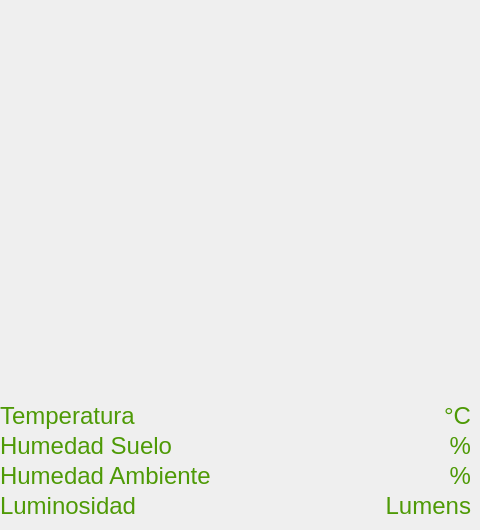
    <widget class="QWidget" name="analiticaTab">
     <attribute name="title">
      <string>Analitica</string>
     </attribute>
     <widget class="QWidget" name="">
      <property name="geometry">
       <rect>
        <x>0</x>
        <y>430</y>
        <width>471</width>
        <height>31</height>
       </rect>
      </property>
      <layout class="QGridLayout" name="gridLayoutHumS">
       <item row="0" column="0">
        <widget class="QLabel" name="lblHumedadSAnalitica">
         <property name="palette">
          <palette>
           <active>
            <colorrole role="WindowText">
             <brush brushstyle="SolidPattern">
              <color alpha="255">
               <red>78</red>
               <green>154</green>
               <blue>6</blue>
              </color>
             </brush>
            </colorrole>
            <colorrole role="Text">
             <brush brushstyle="SolidPattern">
              <color alpha="255">
               <red>78</red>
               <green>154</green>
               <blue>6</blue>
              </color>
             </brush>
            </colorrole>
            <colorrole role="ButtonText">
             <brush brushstyle="SolidPattern">
              <color alpha="255">
               <red>78</red>
               <green>154</green>
               <blue>6</blue>
              </color>
             </brush>
            </colorrole>
           </active>
           <inactive>
            <colorrole role="WindowText">
             <brush brushstyle="SolidPattern">
              <color alpha="255">
               <red>78</red>
               <green>154</green>
               <blue>6</blue>
              </color>
             </brush>
            </colorrole>
            <colorrole role="Text">
             <brush brushstyle="SolidPattern">
              <color alpha="255">
               <red>78</red>
               <green>154</green>
               <blue>6</blue>
              </color>
             </brush>
            </colorrole>
            <colorrole role="ButtonText">
             <brush brushstyle="SolidPattern">
              <color alpha="255">
               <red>78</red>
               <green>154</green>
               <blue>6</blue>
              </color>
             </brush>
            </colorrole>
           </inactive>
           <disabled>
            <colorrole role="WindowText">
             <brush brushstyle="SolidPattern">
              <color alpha="255">
               <red>119</red>
               <green>119</green>
               <blue>118</blue>
              </color>
             </brush>
            </colorrole>
            <colorrole role="Text">
             <brush brushstyle="SolidPattern">
              <color alpha="255">
               <red>119</red>
               <green>119</green>
               <blue>118</blue>
              </color>
             </brush>
            </colorrole>
            <colorrole role="ButtonText">
             <brush brushstyle="SolidPattern">
              <color alpha="255">
               <red>119</red>
               <green>119</green>
               <blue>118</blue>
              </color>
             </brush>
            </colorrole>
           </disabled>
          </palette>
         </property>
         <property name="font">
          <font>
           <pointsize>18</pointsize>
          </font>
         </property>
         <property name="text">
          <string>Humedad Suelo</string>
         </property>
        </widget>
       </item>
       <item row="0" column="1">
        <widget class="QLabel" name="lblHumedadSAnaliticaVal">
         <property name="palette">
          <palette>
           <active>
            <colorrole role="WindowText">
             <brush brushstyle="SolidPattern">
              <color alpha="255">
               <red>78</red>
               <green>154</green>
               <blue>6</blue>
              </color>
             </brush>
            </colorrole>
            <colorrole role="Text">
             <brush brushstyle="SolidPattern">
              <color alpha="255">
               <red>78</red>
               <green>154</green>
               <blue>6</blue>
              </color>
             </brush>
            </colorrole>
            <colorrole role="ButtonText">
             <brush brushstyle="SolidPattern">
              <color alpha="255">
               <red>78</red>
               <green>154</green>
               <blue>6</blue>
              </color>
             </brush>
            </colorrole>
           </active>
           <inactive>
            <colorrole role="WindowText">
             <brush brushstyle="SolidPattern">
              <color alpha="255">
               <red>78</red>
               <green>154</green>
               <blue>6</blue>
              </color>
             </brush>
            </colorrole>
            <colorrole role="Text">
             <brush brushstyle="SolidPattern">
              <color alpha="255">
               <red>78</red>
               <green>154</green>
               <blue>6</blue>
              </color>
             </brush>
            </colorrole>
            <colorrole role="ButtonText">
             <brush brushstyle="SolidPattern">
              <color alpha="255">
               <red>78</red>
               <green>154</green>
               <blue>6</blue>
              </color>
             </brush>
            </colorrole>
           </inactive>
           <disabled>
            <colorrole role="WindowText">
             <brush brushstyle="SolidPattern">
              <color alpha="255">
               <red>119</red>
               <green>119</green>
               <blue>118</blue>
              </color>
             </brush>
            </colorrole>
            <colorrole role="Text">
             <brush brushstyle="SolidPattern">
              <color alpha="255">
               <red>119</red>
               <green>119</green>
               <blue>118</blue>
              </color>
             </brush>
            </colorrole>
            <colorrole role="ButtonText">
             <brush brushstyle="SolidPattern">
              <color alpha="255">
               <red>119</red>
               <green>119</green>
               <blue>118</blue>
              </color>
             </brush>
            </colorrole>
           </disabled>
          </palette>
         </property>
         <property name="font">
          <font>
           <pointsize>18</pointsize>
          </font>
         </property>
         <property name="text">
          <string>%</string>
         </property>
         <property name="alignment">
          <set>Qt::AlignRight|Qt::AlignTrailing|Qt::AlignVCenter</set>
         </property>
        </widget>
       </item>
      </layout>
     </widget>
     <widget class="QWidget" name="">
      <property name="geometry">
       <rect>
        <x>0</x>
        <y>490</y>
        <width>471</width>
        <height>31</height>
       </rect>
      </property>
      <layout class="QGridLayout" name="gridLayoutLum">
       <item row="0" column="0">
        <widget class="QLabel" name="lblLumens">
         <property name="palette">
          <palette>
           <active>
            <colorrole role="WindowText">
             <brush brushstyle="SolidPattern">
              <color alpha="255">
               <red>78</red>
               <green>154</green>
               <blue>6</blue>
              </color>
             </brush>
            </colorrole>
            <colorrole role="Text">
             <brush brushstyle="SolidPattern">
              <color alpha="255">
               <red>78</red>
               <green>154</green>
               <blue>6</blue>
              </color>
             </brush>
            </colorrole>
            <colorrole role="ButtonText">
             <brush brushstyle="SolidPattern">
              <color alpha="255">
               <red>78</red>
               <green>154</green>
               <blue>6</blue>
              </color>
             </brush>
            </colorrole>
           </active>
           <inactive>
            <colorrole role="WindowText">
             <brush brushstyle="SolidPattern">
              <color alpha="255">
               <red>78</red>
               <green>154</green>
               <blue>6</blue>
              </color>
             </brush>
            </colorrole>
            <colorrole role="Text">
             <brush brushstyle="SolidPattern">
              <color alpha="255">
               <red>78</red>
               <green>154</green>
               <blue>6</blue>
              </color>
             </brush>
            </colorrole>
            <colorrole role="ButtonText">
             <brush brushstyle="SolidPattern">
              <color alpha="255">
               <red>78</red>
               <green>154</green>
               <blue>6</blue>
              </color>
             </brush>
            </colorrole>
           </inactive>
           <disabled>
            <colorrole role="WindowText">
             <brush brushstyle="SolidPattern">
              <color alpha="255">
               <red>119</red>
               <green>119</green>
               <blue>118</blue>
              </color>
             </brush>
            </colorrole>
            <colorrole role="Text">
             <brush brushstyle="SolidPattern">
              <color alpha="255">
               <red>119</red>
               <green>119</green>
               <blue>118</blue>
              </color>
             </brush>
            </colorrole>
            <colorrole role="ButtonText">
             <brush brushstyle="SolidPattern">
              <color alpha="255">
               <red>119</red>
               <green>119</green>
               <blue>118</blue>
              </color>
             </brush>
            </colorrole>
           </disabled>
          </palette>
         </property>
         <property name="font">
          <font>
           <pointsize>18</pointsize>
          </font>
         </property>
         <property name="text">
          <string>Luminosidad</string>
         </property>
        </widget>
       </item>
       <item row="0" column="1">
        <widget class="QLabel" name="lblLuminosidadAnaliticaVal">
         <property name="palette">
          <palette>
           <active>
            <colorrole role="WindowText">
             <brush brushstyle="SolidPattern">
              <color alpha="255">
               <red>78</red>
               <green>154</green>
               <blue>6</blue>
              </color>
             </brush>
            </colorrole>
            <colorrole role="Text">
             <brush brushstyle="SolidPattern">
              <color alpha="255">
               <red>78</red>
               <green>154</green>
               <blue>6</blue>
              </color>
             </brush>
            </colorrole>
            <colorrole role="ButtonText">
             <brush brushstyle="SolidPattern">
              <color alpha="255">
               <red>78</red>
               <green>154</green>
               <blue>6</blue>
              </color>
             </brush>
            </colorrole>
           </active>
           <inactive>
            <colorrole role="WindowText">
             <brush brushstyle="SolidPattern">
              <color alpha="255">
               <red>78</red>
               <green>154</green>
               <blue>6</blue>
              </color>
             </brush>
            </colorrole>
            <colorrole role="Text">
             <brush brushstyle="SolidPattern">
              <color alpha="255">
               <red>78</red>
               <green>154</green>
               <blue>6</blue>
              </color>
             </brush>
            </colorrole>
            <colorrole role="ButtonText">
             <brush brushstyle="SolidPattern">
              <color alpha="255">
               <red>78</red>
               <green>154</green>
               <blue>6</blue>
              </color>
             </brush>
            </colorrole>
           </inactive>
           <disabled>
            <colorrole role="WindowText">
             <brush brushstyle="SolidPattern">
              <color alpha="255">
               <red>119</red>
               <green>119</green>
               <blue>118</blue>
              </color>
             </brush>
            </colorrole>
            <colorrole role="Text">
             <brush brushstyle="SolidPattern">
              <color alpha="255">
               <red>119</red>
               <green>119</green>
               <blue>118</blue>
              </color>
             </brush>
            </colorrole>
            <colorrole role="ButtonText">
             <brush brushstyle="SolidPattern">
              <color alpha="255">
               <red>119</red>
               <green>119</green>
               <blue>118</blue>
              </color>
             </brush>
            </colorrole>
           </disabled>
          </palette>
         </property>
         <property name="font">
          <font>
           <pointsize>18</pointsize>
          </font>
         </property>
         <property name="text">
          <string>Lumens</string>
         </property>
         <property name="alignment">
          <set>Qt::AlignRight|Qt::AlignTrailing|Qt::AlignVCenter</set>
         </property>
        </widget>
       </item>
      </layout>
     </widget>
     <widget class="QWidget" name="">
      <property name="geometry">
       <rect>
        <x>0</x>
        <y>460</y>
        <width>471</width>
        <height>31</height>
       </rect>
      </property>
      <layout class="QGridLayout" name="gridLayoutHumA">
       <item row="0" column="0">
        <widget class="QLabel" name="lblHumedadAmbiente">
         <property name="palette">
          <palette>
           <active>
            <colorrole role="WindowText">
             <brush brushstyle="SolidPattern">
              <color alpha="255">
               <red>78</red>
               <green>154</green>
               <blue>6</blue>
              </color>
             </brush>
            </colorrole>
            <colorrole role="Text">
             <brush brushstyle="SolidPattern">
              <color alpha="255">
               <red>78</red>
               <green>154</green>
               <blue>6</blue>
              </color>
             </brush>
            </colorrole>
            <colorrole role="ButtonText">
             <brush brushstyle="SolidPattern">
              <color alpha="255">
               <red>78</red>
               <green>154</green>
               <blue>6</blue>
              </color>
             </brush>
            </colorrole>
           </active>
           <inactive>
            <colorrole role="WindowText">
             <brush brushstyle="SolidPattern">
              <color alpha="255">
               <red>78</red>
               <green>154</green>
               <blue>6</blue>
              </color>
             </brush>
            </colorrole>
            <colorrole role="Text">
             <brush brushstyle="SolidPattern">
              <color alpha="255">
               <red>78</red>
               <green>154</green>
               <blue>6</blue>
              </color>
             </brush>
            </colorrole>
            <colorrole role="ButtonText">
             <brush brushstyle="SolidPattern">
              <color alpha="255">
               <red>78</red>
               <green>154</green>
               <blue>6</blue>
              </color>
             </brush>
            </colorrole>
           </inactive>
           <disabled>
            <colorrole role="WindowText">
             <brush brushstyle="SolidPattern">
              <color alpha="255">
               <red>119</red>
               <green>119</green>
               <blue>118</blue>
              </color>
             </brush>
            </colorrole>
            <colorrole role="Text">
             <brush brushstyle="SolidPattern">
              <color alpha="255">
               <red>119</red>
               <green>119</green>
               <blue>118</blue>
              </color>
             </brush>
            </colorrole>
            <colorrole role="ButtonText">
             <brush brushstyle="SolidPattern">
              <color alpha="255">
               <red>119</red>
               <green>119</green>
               <blue>118</blue>
              </color>
             </brush>
            </colorrole>
           </disabled>
          </palette>
         </property>
         <property name="font">
          <font>
           <pointsize>18</pointsize>
          </font>
         </property>
         <property name="text">
          <string>Humedad Ambiente</string>
         </property>
        </widget>
       </item>
       <item row="0" column="1">
        <widget class="QLabel" name="lblHumedadAAnaliticaVal">
         <property name="palette">
          <palette>
           <active>
            <colorrole role="WindowText">
             <brush brushstyle="SolidPattern">
              <color alpha="255">
               <red>78</red>
               <green>154</green>
               <blue>6</blue>
              </color>
             </brush>
            </colorrole>
            <colorrole role="Text">
             <brush brushstyle="SolidPattern">
              <color alpha="255">
               <red>78</red>
               <green>154</green>
               <blue>6</blue>
              </color>
             </brush>
            </colorrole>
            <colorrole role="ButtonText">
             <brush brushstyle="SolidPattern">
              <color alpha="255">
               <red>78</red>
               <green>154</green>
               <blue>6</blue>
              </color>
             </brush>
            </colorrole>
           </active>
           <inactive>
            <colorrole role="WindowText">
             <brush brushstyle="SolidPattern">
              <color alpha="255">
               <red>78</red>
               <green>154</green>
               <blue>6</blue>
              </color>
             </brush>
            </colorrole>
            <colorrole role="Text">
             <brush brushstyle="SolidPattern">
              <color alpha="255">
               <red>78</red>
               <green>154</green>
               <blue>6</blue>
              </color>
             </brush>
            </colorrole>
            <colorrole role="ButtonText">
             <brush brushstyle="SolidPattern">
              <color alpha="255">
               <red>78</red>
               <green>154</green>
               <blue>6</blue>
              </color>
             </brush>
            </colorrole>
           </inactive>
           <disabled>
            <colorrole role="WindowText">
             <brush brushstyle="SolidPattern">
              <color alpha="255">
               <red>119</red>
               <green>119</green>
               <blue>118</blue>
              </color>
             </brush>
            </colorrole>
            <colorrole role="Text">
             <brush brushstyle="SolidPattern">
              <color alpha="255">
               <red>119</red>
               <green>119</green>
               <blue>118</blue>
              </color>
             </brush>
            </colorrole>
            <colorrole role="ButtonText">
             <brush brushstyle="SolidPattern">
              <color alpha="255">
               <red>119</red>
               <green>119</green>
               <blue>118</blue>
              </color>
             </brush>
            </colorrole>
           </disabled>
          </palette>
         </property>
         <property name="font">
          <font>
           <pointsize>18</pointsize>
          </font>
         </property>
         <property name="text">
          <string>%</string>
         </property>
         <property name="alignment">
          <set>Qt::AlignRight|Qt::AlignTrailing|Qt::AlignVCenter</set>
         </property>
        </widget>
       </item>
      </layout>
     </widget>
     <widget class="QWidget" name="">
      <property name="geometry">
       <rect>
        <x>0</x>
        <y>400</y>
        <width>471</width>
        <height>31</height>
       </rect>
      </property>
      <layout class="QGridLayout" name="gridLayout">
       <item row="0" column="0">
        <widget class="QLabel" name="lblTempAnalitica">
         <property name="palette">
          <palette>
           <active>
            <colorrole role="WindowText">
             <brush brushstyle="SolidPattern">
              <color alpha="255">
               <red>78</red>
               <green>154</green>
               <blue>6</blue>
              </color>
             </brush>
            </colorrole>
            <colorrole role="Text">
             <brush brushstyle="SolidPattern">
              <color alpha="255">
               <red>78</red>
               <green>154</green>
               <blue>6</blue>
              </color>
             </brush>
            </colorrole>
            <colorrole role="ButtonText">
             <brush brushstyle="SolidPattern">
              <color alpha="255">
               <red>78</red>
               <green>154</green>
               <blue>6</blue>
              </color>
             </brush>
            </colorrole>
           </active>
           <inactive>
            <colorrole role="WindowText">
             <brush brushstyle="SolidPattern">
              <color alpha="255">
               <red>78</red>
               <green>154</green>
               <blue>6</blue>
              </color>
             </brush>
            </colorrole>
            <colorrole role="Text">
             <brush brushstyle="SolidPattern">
              <color alpha="255">
               <red>78</red>
               <green>154</green>
               <blue>6</blue>
              </color>
             </brush>
            </colorrole>
            <colorrole role="ButtonText">
             <brush brushstyle="SolidPattern">
              <color alpha="255">
               <red>78</red>
               <green>154</green>
               <blue>6</blue>
              </color>
             </brush>
            </colorrole>
           </inactive>
           <disabled>
            <colorrole role="WindowText">
             <brush brushstyle="SolidPattern">
              <color alpha="255">
               <red>119</red>
               <green>119</green>
               <blue>118</blue>
              </color>
             </brush>
            </colorrole>
            <colorrole role="Text">
             <brush brushstyle="SolidPattern">
              <color alpha="255">
               <red>119</red>
               <green>119</green>
               <blue>118</blue>
              </color>
             </brush>
            </colorrole>
            <colorrole role="ButtonText">
             <brush brushstyle="SolidPattern">
              <color alpha="255">
               <red>119</red>
               <green>119</green>
               <blue>118</blue>
              </color>
             </brush>
            </colorrole>
           </disabled>
          </palette>
         </property>
         <property name="font">
          <font>
           <pointsize>18</pointsize>
          </font>
         </property>
         <property name="text">
          <string>Temperatura</string>
         </property>
        </widget>
       </item>
       <item row="0" column="1">
        <widget class="QLabel" name="lblTemperaturaAnaliticaVal">
         <property name="palette">
          <palette>
           <active>
            <colorrole role="WindowText">
             <brush brushstyle="SolidPattern">
              <color alpha="255">
               <red>78</red>
               <green>154</green>
               <blue>6</blue>
              </color>
             </brush>
            </colorrole>
            <colorrole role="Text">
             <brush brushstyle="SolidPattern">
              <color alpha="255">
               <red>78</red>
               <green>154</green>
               <blue>6</blue>
              </color>
             </brush>
            </colorrole>
            <colorrole role="ButtonText">
             <brush brushstyle="SolidPattern">
              <color alpha="255">
               <red>78</red>
               <green>154</green>
               <blue>6</blue>
              </color>
             </brush>
            </colorrole>
           </active>
           <inactive>
            <colorrole role="WindowText">
             <brush brushstyle="SolidPattern">
              <color alpha="255">
               <red>78</red>
               <green>154</green>
               <blue>6</blue>
              </color>
             </brush>
            </colorrole>
            <colorrole role="Text">
             <brush brushstyle="SolidPattern">
              <color alpha="255">
               <red>78</red>
               <green>154</green>
               <blue>6</blue>
              </color>
             </brush>
            </colorrole>
            <colorrole role="ButtonText">
             <brush brushstyle="SolidPattern">
              <color alpha="255">
               <red>78</red>
               <green>154</green>
               <blue>6</blue>
              </color>
             </brush>
            </colorrole>
           </inactive>
           <disabled>
            <colorrole role="WindowText">
             <brush brushstyle="SolidPattern">
              <color alpha="255">
               <red>119</red>
               <green>119</green>
               <blue>118</blue>
              </color>
             </brush>
            </colorrole>
            <colorrole role="Text">
             <brush brushstyle="SolidPattern">
              <color alpha="255">
               <red>119</red>
               <green>119</green>
               <blue>118</blue>
              </color>
             </brush>
            </colorrole>
            <colorrole role="ButtonText">
             <brush brushstyle="SolidPattern">
              <color alpha="255">
               <red>119</red>
               <green>119</green>
               <blue>118</blue>
              </color>
             </brush>
            </colorrole>
           </disabled>
          </palette>
         </property>
         <property name="font">
          <font>
           <pointsize>18</pointsize>
          </font>
         </property>
         <property name="text">
          <string>°C</string>
         </property>
         <property name="alignment">
          <set>Qt::AlignRight|Qt::AlignTrailing|Qt::AlignVCenter</set>
         </property>
        </widget>
       </item>
      </layout>
     </widget>
    </widget>
